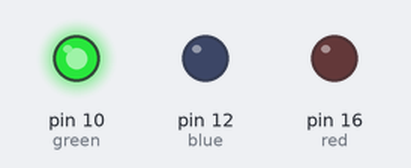
Bench run of a program on a simulated Raspberry Pi (header pin numbers). Shown: output pins drawn as LEDs (lit = HIGH).

Above: at 0.5 s.
At 2.5 s:
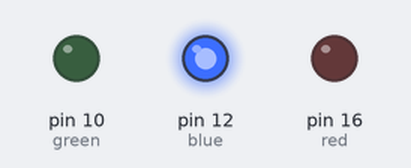
At 4.5 s:
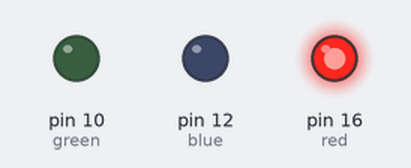
At 5.5 s:
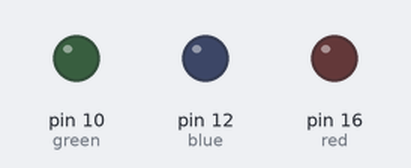
Timing chart, 0 to 7.8 s (numbered marks = the images above):
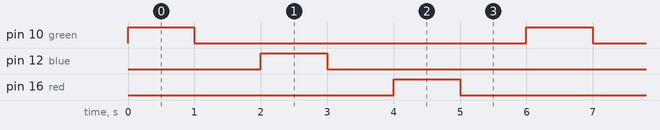

The program:

LED.py
```python
import RPi.GPIO as GPIO
import time

GPIO.setmode(GPIO.BOARD)
green = 10
blue = 12
red = 16


GPIO.setup(green, GPIO.OUT, initial=GPIO.LOW)
GPIO.setup(blue, GPIO.OUT, initial=GPIO.LOW)
GPIO.setup(red, GPIO.OUT, initial=GPIO.LOW)
while 1:
        GPIO.output(green, GPIO.HIGH)
        time.sleep(1)
        GPIO.output(green, GPIO.LOW)
        time.sleep(1)
        GPIO.output(blue, GPIO.HIGH)
        time.sleep(1)
        GPIO.output(blue, GPIO.LOW)
        time.sleep(1)
        GPIO.output(red, GPIO.HIGH)
        time.sleep(1)
        GPIO.output(red, GPIO.LOW)
        time.sleep(1)

if __name__=='__main__':
    main()
```

Measured:
- by itself, pin 10 (green), pin 12 (blue), pin 16 (red): alternates HIGH for 1.0 s and LOW for 5.0 s
- by itself, everything shown: repeats every 6.0 s, in 6 steps
